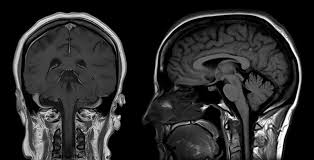
#> input picture assignment 3/image.jpg, 314 x 160 px
$ python scanner.py
#> lines starting #> are read from the running program, lines starting #| are printed output that depends on the picture; after the words box and inside, x2 and y2 are one past the last pixel; in counts of white or black regions, pixels touching at a corner belong together
"""
Name: Himanshu
Roll No: 2301010472
Course: Image Processing & Computer Vision
Assignment: Medical Image Compression & Segmentation
"""

import cv2
import numpy as np
import os

# Utility Functions

def create_output_folder():
    if not os.path.exists("outputs"):
        os.makedirs("outputs")
        print("✔ 'outputs/' folder created")


def load_image(path):
    if not os.path.exists(path):
        raise Exception(f"❌ Image not found at: {path}")

    img = cv2.imread(path, cv2.IMREAD_GRAYSCALE)

    if img is None:
        raise Exception("❌ Error loading image!")

    return img

# Task 1: RLE Compression

def rle_encode(image):
    pixels = image.flatten()
    encoding = []

    prev = pixels[0]
    count = 1

    for pixel in pixels[1:]:
        if pixel == prev:
            count += 1
        else:
            encoding.append((prev, count))
            prev = pixel
            count = 1

    encoding.append((prev, count))
    return encoding


def compression_stats(original, encoded):
    original_size = original.size
    encoded_size = len(encoded) * 2  # (value, count)

    ratio = original_size / encoded_size
    savings = (1 - encoded_size / original_size) * 100

    return ratio, savings

# Task 2: Segmentation

def global_threshold(image):
    _, thresh = cv2.threshold(image, 127, 255, cv2.THRESH_BINARY)
    return thresh


def otsu_threshold(image):
    _, thresh = cv2.threshold(image, 0, 255, cv2.THRESH_BINARY + cv2.THRESH_OTSU)
    return thresh

# Task 3: Morphology

def morphology(image):
    kernel = np.ones((3, 3), np.uint8)

    dilation = cv2.dilate(image, kernel, iterations=1)
    erosion = cv2.erode(image, kernel, iterations=1)

    return dilation, erosion

# Main Pipeline

def process_image(image_path):
    print("\n--- Processing Image ---")

    img = load_image(image_path)
#> in load_image, img is the input picture: shape (160, 314); min 0, max 255, mean 42
    cv2.imwrite("outputs/original.png", img)
    print("✔ Image loaded")

    # ---------- Compression ----------
    print("\n--- Compression (RLE) ---")

    encoded = rle_encode(img)
#> in rle_encode, `prev = pixels[0]`: prev = 0
#> after the loop in rle_encode, `for pixel in pixels[1:]:`: encoding = 33716 items
#> encoded = 33717 items
    ratio, savings = compression_stats(img, encoded)
#> in compression_stats, `encoded_size = len(encoded) * 2`: encoded_size = 67434
#> in compression_stats, `ratio = original_size / encoded_size`: ratio = 0.745
#> in compression_stats, `savings = (1 - encoded_size / original_size) * 100`: savings = -34.22
#> ratio = 0.745; savings = -34.22

    print(f"Compression Ratio: {ratio:.2f}")
#| Compression Ratio: 0.75
    print(f"Storage Savings: {savings:.2f}%")
#| Storage Savings: -34.22%

    # Save RLE output (partial for readability)
    with open("outputs/rle.txt", "w") as f:
        for val, count in encoded[:1000]:
            f.write(f"{val}:{count} ")
#> this loop made 1000 passes
#> (val, count) on passes 1 to 3: (0, 2560), (4, 1), (2, 1)

    print("✔ RLE saved")

    # ---------- Segmentation ----------
    print("\n--- Segmentation ---")

    global_seg = global_threshold(img)
#> in global_threshold, `_, thresh = cv2.threshold(image, 127, 255, cv2.THRESH_BINARY)`:
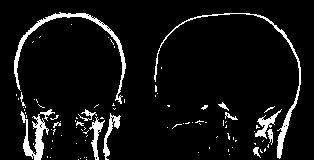
#> thresh: shape (160, 314); 7% white; 93 white regions (79 under 20 px), largest, box (x1, y1, x2, y2) and area: (14, 12, 126, 104) 853, (154, 13, 301, 159) 759, (20, 109, 55, 160) 602
    otsu_seg = otsu_threshold(img)
#> in otsu_threshold, `_, thresh = cv2.threshold(image, 0, 255, cv2.THRESH_BINARY + cv2.THRES..`:
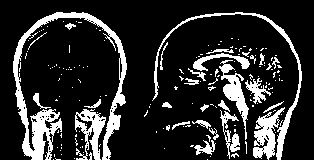
#> thresh: shape (160, 314); 17.5% white; 171 white regions (143 under 20 px), largest, box (x1, y1, x2, y2) and area: (13, 12, 127, 160) 3051, (152, 12, 302, 160) 1077, (253, 107, 285, 160) 776

    cv2.imwrite("outputs/global_threshold.png", global_seg)
    cv2.imwrite("outputs/otsu_threshold.png", otsu_seg)

    print("✔ Segmentation done")

    # ---------- Morphology ----------
    print("\n--- Morphological Processing ---")

    g_dil, g_ero = morphology(global_seg)
#> in morphology, `dilation = cv2.dilate(image, kernel, iterations=1)`:
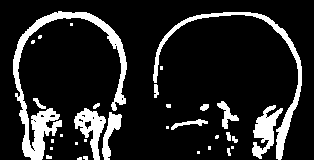
#> dilation: shape (160, 314); 14.2% white; 32 white regions (17 under 20 px), largest, box (x1, y1, x2, y2) and area: (13, 11, 127, 160) 2845, (153, 12, 302, 160) 1546, (252, 105, 283, 159) 765
#> in morphology, `erosion = cv2.erode(image, kernel, iterations=1)`:
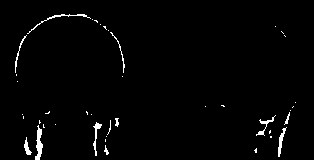
#> erosion: shape (160, 314); 1.8% white; 41 white regions (30 under 20 px), largest, box (x1, y1, x2, y2) and area: (35, 125, 43, 160) 153, (27, 14, 91, 34) 107, (93, 122, 102, 156) 92
    o_dil, o_ero = morphology(otsu_seg)
#> in morphology (call 2), `dilation = cv2.dilate(image, kernel, iterations=1)`:
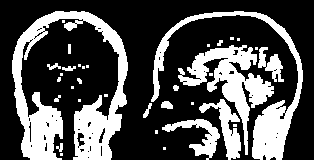
#> dilation: shape (160, 314); 31% white; 35 white regions (19 under 20 px), largest, box (x1, y1, x2, y2) and area: (12, 11, 128, 160) 6511, (151, 11, 303, 160) 3301, (178, 45, 274, 155) 3096
#> in morphology (call 2), `erosion = cv2.erode(image, kernel, iterations=1)`:
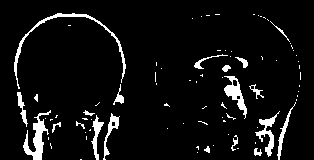
#> erosion: shape (160, 314); 6.5% white; 84 white regions (63 under 20 px), largest, box (x1, y1, x2, y2) and area: (14, 13, 126, 89) 543, (23, 110, 51, 160) 505, (224, 76, 247, 119) 348

    cv2.imwrite("outputs/global_dilation.png", g_dil)
    cv2.imwrite("outputs/global_erosion.png", g_ero)
    cv2.imwrite("outputs/otsu_dilation.png", o_dil)
    cv2.imwrite("outputs/otsu_erosion.png", o_ero)

    print("✔ Morphology done")

    return ratio, savings

# MAIN

if __name__ == "__main__":
    print("🚀 Script started")

    create_output_folder()

    # ✅ IMPORTANT: your image name
    image_path = "image.jpg"

    try:
        ratio, savings = process_image(image_path)
#> ratio = 0.745; savings = -34.22

        print("\n FINAL RESULTS ")
        print(f"Compression Ratio: {ratio:.2f}")
#| Compression Ratio: 0.75
        print(f"Storage Savings: {savings:.2f}%")
#| Storage Savings: -34.22%

        print("\n✔ All outputs saved in 'outputs/' folder")

    except Exception as e:
        print(e)
